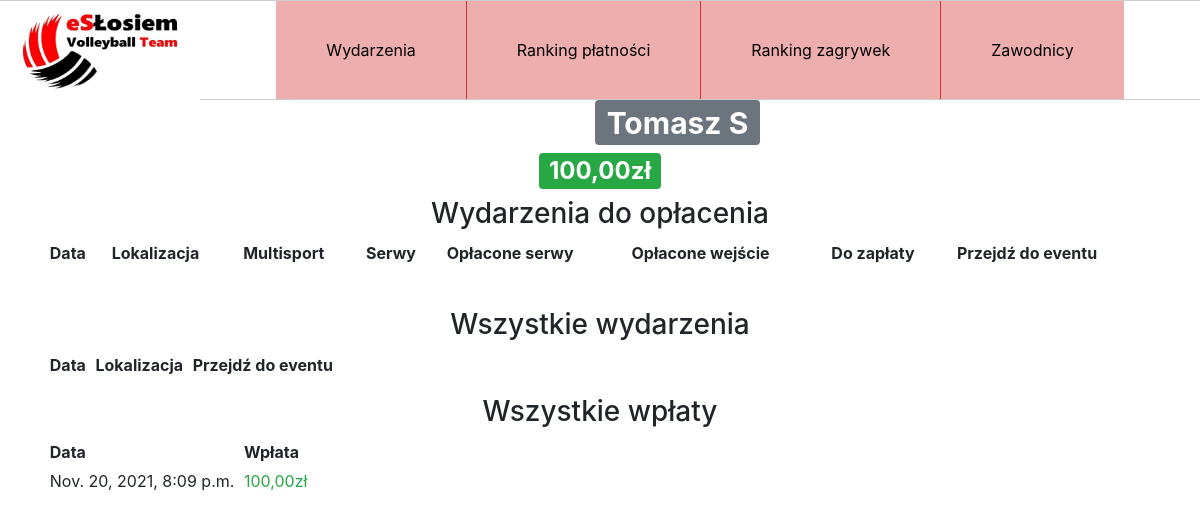
The app's page /player/4, older data.
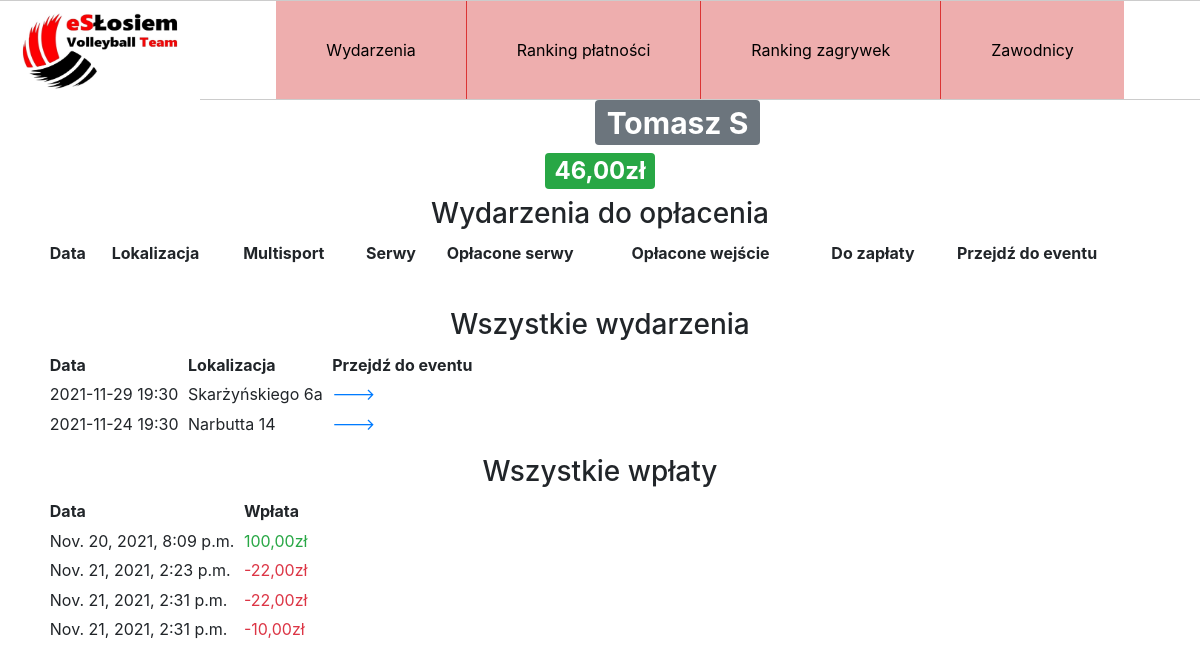
The same page, newer data.
### zapisy/models.py (models this page shows, shortened)
class Payment(models.Model):
    player = models.ForeignKey("Player", on_delete=models.CASCADE)
    created_at = models.DateTimeField(auto_now_add=True)
    value = models.FloatField()
    done_by_python = models.BooleanField(default=True)

class Entry(models.Model):
    event = models.ForeignKey("Event", on_delete=models.CASCADE)
    player = models.ForeignKey("Player", on_delete=models.CASCADE)
    created_at = models.DateTimeField(auto_now_add=True, editable=True)
    reserve = models.BooleanField(default=False)
    multisport = models.BooleanField(default=False)
    serves = models.IntegerField(default=0)
    paid = models.BooleanField(default=False)
    serves_paid = models.BooleanField(default=False)
    resign = models.BooleanField(default=False)
    def count_entry_fee(self):
        if not self.paid:
            if self.multisport:
                return self.event.price_multisport
            else:
                return self.event.price
        else:
            return 0
    def count_serves_fee(self):
        if not self.serves_paid:
            return self.serves * 2
        else:
            return 0
    def count_total_fee(self):
        return self.count_entry_fee() + self.count_serves_fee()

class Event(models.Model):
    date = models.DateTimeField()
    duration = models.DurationField()
    location = models.ForeignKey("Localization", on_delete=models.SET_NULL, blank=True, null=True, default=None)
    price = models.FloatField()
    price_multisport = models.FloatField(default=0)
    player_slots = models.IntegerField(default=12)
    coach = models.BooleanField(default=False)
    cancelled = models.BooleanField(default=False)

class Localization(models.Model):
    address = models.CharField(max_length=32)
    image = models.ImageField(upload_to='localizations')
    def __str__(self):
        return self.address

### zapisy/views.py (the view)
# urls.py: path('player/<int:pk>', views.PlayerDetailView.as_view(), name='player'),
class PlayerDetailView(DetailView):
    template_name = "zapisy/player_detail.html"
    queryset = Player.objects.all()
    related_name = 'player'
    def get_context_data(self,**kwargs):
        context = super().get_context_data(**kwargs)
        player = Player.objects.get(id=self.kwargs['pk'])
        attended_entries = Entry.objects.filter(player=player, reserve=False)
        entries_unpaid = attended_entries.filter(Q(paid=False) | Q(serves_paid=False))
        context['entries_unpaid'] = entries_unpaid.order_by('-event__date')
        context['all_entries'] = attended_entries.order_by('-event__date')
        context['player_payments'] = Payment.objects.filter(player=player)
        return context

### zapisy/models.py (called while the page is built)
    def count_balance(self):
        player_entries = Entry.objects.filter(player=self, reserve=False)
        player_payments = Payment.objects.filter(player=self)
        balance = 0
        for entry in player_entries:
            balance -= entry.count_total_fee()
        for payment in player_payments:
            balance += payment.value
        return balance

### zapisy/templatetags/filters.py (called while the page is built)
@register.filter
def show_date(date):
    return date.strftime('%Y-%m-%d %H:%M')

@register.filter
def show_price(value):
    return str("{:.2f}".format(value)).replace(".", ",") + 'zł'

@register.filter
def show_colored_price(value):
    value_str = show_price(value)
    if value > 0:
        return mark_safe(f'<span class="text-success">{value_str}</span>')
    elif value < 0:
        return mark_safe(f'<span class="text-danger">{value_str}</span>')
    else:
        return mark_safe(f'<span class="text-warning">{value_str}</span>')

@register.filter
def check_balance(object):
    return object.count_balance()

### templates/zapisy/player_detail.html (shortened to what this page needs)
{% extends "zapisy/base.html" %}
{% load filters %}
  {% block content %}
    <h1><span class="badge badge-secondary">{{player.name}}</span></h1>
    {% with player|check_balance as balance %}
      <h2>
        {% if balance < 0 %}
          <span class="badge badge-danger">
        {% elif balance > 0 %}
          <span class="badge badge-success">
        {% else %}
          <span class="badge badge-warning">
        {% endif %}
          {{balance|show_price}}
        </span>
      </h2>
    {% endwith %}
    <h3>Wydarzenia do opłacenia</h3>
    <table class="table table-borderless table-sm">
      <thead>
        <th scope="col">Data</th>
        <th scope="col">Lokalizacja</th>
        <th scope="col">Multisport</th>
        <th scope="col">Serwy</th>
        <th scope="col">Opłacone serwy</th>
        <th scope="col">Opłacone wejście</th>
        <th scope="col">Do zapłaty</th>
        <th scope="col">Przejdź do eventu</th>
      </thead>
    </table>
    <br>
    <h3>Wszystkie wydarzenia</h3>
    <table class="table table-borderless table-sm table-responsive">
      <thead>
        <th scope="col">Data</th>
        <th scope="col">Lokalizacja</th>
        <th scope="col">Przejdź do eventu</th>
      </thead>
      {% for entry in all_entries %}
        <tr>
          <td scope="row">{{entry.event.date|show_date}}</td>
          <td>{{entry.event.location}}</td>
          <td><a href="{% url 'event' entry.event.id %}">---></a></td>
        </tr>
      {% endfor %}
    </table>
    <h3>Wszystkie wpłaty</h3>
    <table class="table table-borderless table-sm table-responsive">
      <thead>
        <tr>
          <th scope="col">Data</th>
          <th scope="col">Wpłata</th>
        </tr>
      </thead>
      {% for payment in player_payments %}
        <tr>
          <td scope="row">{{payment.created_at}}</td>
          <td>{{payment.value|show_colored_price}}</td>
        </tr>
      {% endfor %}
    </table>
  {% endblock %}

Row changes from the older to the newer data that the page shows:
added Entry: event|show_date "2021-11-29 19:30", event.location "Skarżyńskiego 6a"
added Entry: event|show_date "2021-11-24 19:30", event.location "Narbutta 14"
added Payment: created_at "Nov. 21, 2021, 2:23 p.m.", value|show_colored_price "-22,00zł"
added Payment: created_at "Nov. 21, 2021, 2:31 p.m.", value|show_colored_price "-22,00zł"
added Payment: created_at "Nov. 21, 2021, 2:31 p.m.", value|show_colored_price "-10,00zł"
Text that changed along with them:
{{ balance|show_price }}: "100,00zł" → "46,00zł"
